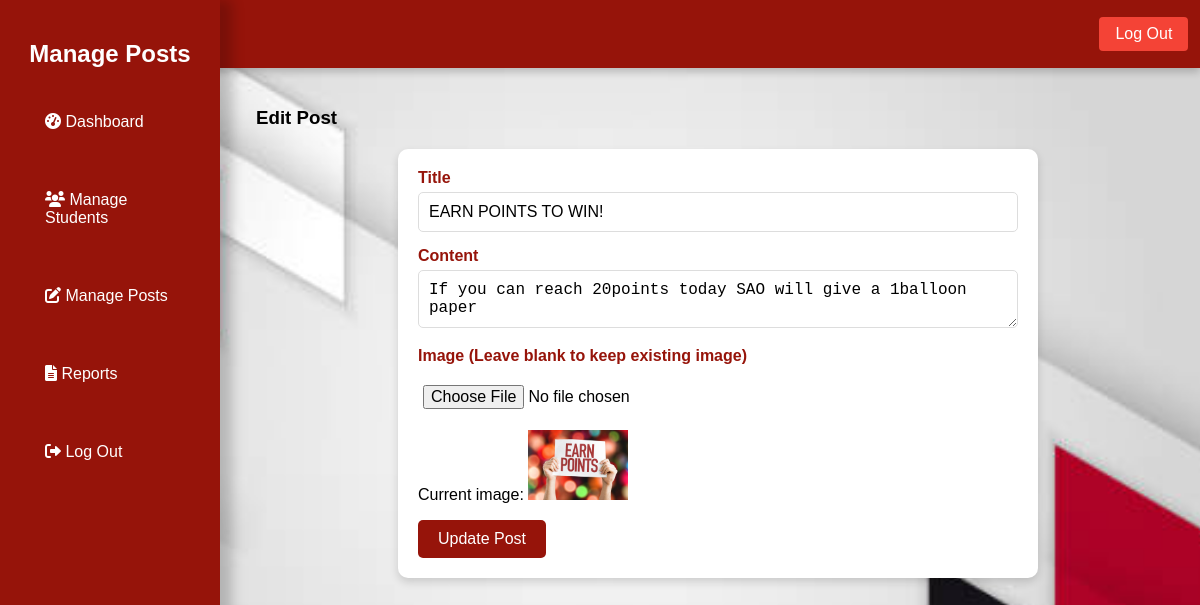
The app's page /edit_post.php?id=29 (signed in) with its own data.
### tables this page shows
CREATE TABLE `posts` (
  `id` int(11) NOT NULL,
  `title` varchar(255) NOT NULL,
  `content` text NOT NULL,
  `image` varchar(255) DEFAULT NULL,
  `created_at` timestamp NOT NULL DEFAULT current_timestamp()
);

### edit_post.php (the view, shortened to what this page needs)
<?php
$conn = new mysqli('localhost', 'root', '', 'student_rewards');
if (isset($_GET['id'])) {
    $post_id = intval($_GET['id']);
    $post_sql = "SELECT * FROM posts WHERE id = ?";
    $stmt_post = $conn->prepare($post_sql);
    $stmt_post->bind_param("i", $post_id);
    $stmt_post->execute();
    $post_result = $stmt_post->get_result();
    $post = $post_result->fetch_assoc();
} else {
    echo "<p>No post ID provided!</p>";
    exit();
}
?>
<!DOCTYPE html>
<html lang="en">
<head>
    <link rel="stylesheet" href="adminstyle.css">
    <link rel="stylesheet" href="https://cdnjs.cloudflare.com/ajax/libs/font-awesome/6.0.0-beta3/css/all.min.css">
</head>
<body>
    <div class="header">
        <h2>Edit Post</h2>
        <button onclick="location.href='logout.php'" class="logout-button">Log Out</button>
    </div>
    <div class="sidebar">
        <h2>Manage Posts</h2>
        <ul>
            <li><a href="admindash.php"><i class="fas fa-tachometer-alt"></i> Dashboard</a></li>
            <li><a href="admin.php"><i class="fas fa-users"></i> Manage Students</a></li>
            <li><a href="manage_posts.php"><i class="fas fa-edit"></i> Manage Posts</a></li>
            <li><a href="reports.php"><i class="fas fa-file-alt"></i> Reports</a></li>
            <li><a href="logout.php"><i class="fas fa-sign-out-alt"></i> Log Out</a></li>
        </ul>
    </div>
    <div class="main-content">
        <h3>Edit Post</h3>
        <form action="edit_post.php?id=<?php echo $post['id']; ?>" method="POST" enctype="multipart/form-data">
            <label for="title">Title</label>
            <input type="text" id="title" name="title" value="<?php echo htmlspecialchars($post['title']); ?>" required>
            <label for="content">Content</label>
            <textarea id="content" name="content" required><?php echo htmlspecialchars($post['content']); ?></textarea>
            <label for="image">Image (Leave blank to keep existing image)</label>
            <input type="file" id="image" name="image" accept="image/*">
            <?php if (!empty($post['image'])): ?>
                <p>Current image: <img src="<?php echo htmlspecialchars($post['image']); ?>" alt="Post Image" width="100"></p>
            <?php endif; ?>
            <button type="submit">Update Post</button>
        </form>
    </div>
</body>
</html>

### adminstyle.css (style rules this page uses)
body { font-family: Arial, sans-serif; margin: 0; padding-left: 3%; background: url("rwbg.jpg") no-repeat center center fixed; background-size: cover; color: rgb(0, 0, 0); }
.header { display: flex; justify-content: space-between; align-items: center; padding: 0; background-color: #96140a; color: white; box-shadow: 0 4px 8px rgba(0, 0, 0, 0.2); }
.sidebar { width: 200px; height: 100%; background-color: #96140a; padding: 20px; position: fixed; top: 0; left: 0; transition: all 0.3s ease; box-shadow: 12px 0 12px rgba(0, 0, 0, 0.2); }
.sidebar h2 { color: white; text-align: center; }
.sidebar ul { list-style: none; padding: 0; }
.sidebar li { margin-bottom: 10px; }
.sidebar a { text-decoration: none; color: white; padding: 25px; display: block; transition: background 0.3s; }
.main-content { margin-left: 220px; padding: 20px; transition: margin-left 0.3s ease; }
.logout-button { padding: 8px 16px; background-color: #f44336; color: white; border: none; cursor: pointer; border-radius: 4px; font-size: 16px; margin-right: 1%; }
form { background-color: #fff; border-radius: 10px; padding: 20px; box-shadow: 0 4px 8px rgba(0, 0, 0, 0.15); max-width: 600px; margin: 20px auto; }
form label { display: block; font-weight: bold; margin-bottom: 5px; color: #96140a; }
form input[type="text"], form textarea { width: 100%; padding: 10px; border: 1px solid #ddd; border-radius: 5px; margin-bottom: 15px; font-size: 1rem; box-sizing: border-box; }
form input[type="file"] { margin-top: 10px; padding: 5px; font-size: 1rem; }
form button[type="submit"] { background-color: #96140a; color: white; border: none; padding: 10px 20px; font-size: 1rem; border-radius: 5px; cursor: pointer; transition: background-color 0.3s ease; }
@media (max-width: 1200px) { .sidebar { width: 180px; } }
@media (max-width: 1200px) { .main-content { margin-left: 200px; } }
@media (max-width: 1200px) { .sidebar a { font-size: 16px; } }

### records on screen
posts: title "EARN POINTS TO WIN!", content "If you can reach 20points today SAO will give a 1balloon paper", image (picture)
